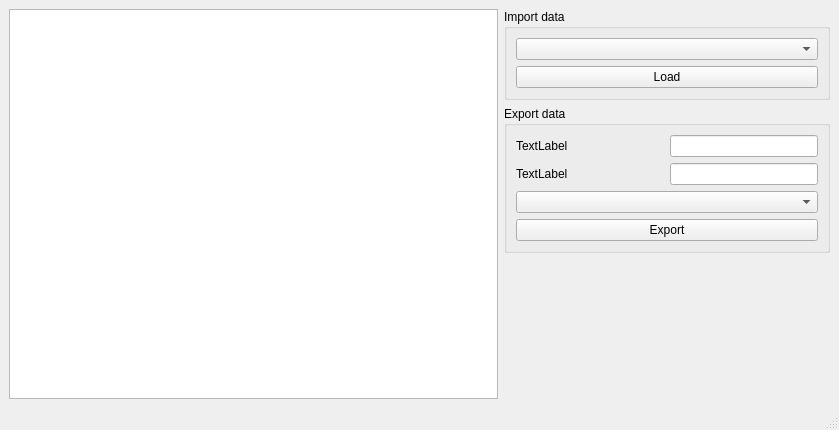
<?xml version="1.0" encoding="UTF-8"?>
<ui version="4.0">
 <class>MainWindow</class>
 <widget class="QMainWindow" name="MainWindow">
  <property name="geometry">
   <rect>
    <x>0</x>
    <y>0</y>
    <width>839</width>
    <height>430</height>
   </rect>
  </property>
  <property name="windowTitle">
   <string>Impedance data converter</string>
  </property>
  <widget class="QWidget" name="centralwidget">
   <layout class="QVBoxLayout" name="verticalLayout_2">
    <item>
     <layout class="QVBoxLayout" name="verticalLayout">
      <item>
       <layout class="QHBoxLayout" name="horizontalLayout" stretch="60,40">
        <item>
         <widget class="QListWidget" name="listWidget"/>
        </item>
        <item>
         <layout class="QVBoxLayout" name="verticalLayout_5">
          <item>
           <widget class="QGroupBox" name="groupBoxImport">
            <property name="title">
             <string>Import data</string>
            </property>
            <layout class="QVBoxLayout" name="verticalLayout_3">
             <item>
              <widget class="QComboBox" name="comboBoxImport"/>
             </item>
             <item>
              <widget class="QPushButton" name="pushButtonImport">
               <property name="text">
                <string>Load</string>
               </property>
              </widget>
             </item>
            </layout>
           </widget>
          </item>
          <item>
           <widget class="QGroupBox" name="groupBoxExport">
            <property name="title">
             <string>Export data</string>
            </property>
            <layout class="QVBoxLayout" name="verticalLayout_4">
             <item>
              <layout class="QGridLayout" name="gridLayout" rowstretch="50,50" columnstretch="50,50" rowminimumheight="0,0" columnminimumwidth="0,0">
               <property name="bottomMargin">
                <number>0</number>
               </property>
               <item row="1" column="0">
                <widget class="QLabel" name="label_2">
                 <property name="text">
                  <string>TextLabel</string>
                 </property>
                </widget>
               </item>
               <item row="0" column="0">
                <widget class="QLabel" name="label">
                 <property name="text">
                  <string>TextLabel</string>
                 </property>
                </widget>
               </item>
               <item row="1" column="1">
                <widget class="QLineEdit" name="lineEdit"/>
               </item>
               <item row="0" column="1">
                <widget class="QLineEdit" name="lineEdit_2"/>
               </item>
              </layout>
             </item>
             <item>
              <widget class="QComboBox" name="comboBoxExport"/>
             </item>
             <item>
              <widget class="QPushButton" name="pushButtonExport">
               <property name="text">
                <string>Export</string>
               </property>
              </widget>
             </item>
            </layout>
           </widget>
          </item>
          <item>
           <spacer name="verticalSpacer">
            <property name="orientation">
             <enum>Qt::Vertical</enum>
            </property>
            <property name="sizeHint" stdset="0">
             <size>
              <width>20</width>
              <height>40</height>
             </size>
            </property>
           </spacer>
          </item>
         </layout>
        </item>
       </layout>
      </item>
     </layout>
    </item>
   </layout>
  </widget>
  <widget class="QMenuBar" name="menubar">
   <property name="geometry">
    <rect>
     <x>0</x>
     <y>0</y>
     <width>839</width>
     <height>22</height>
    </rect>
   </property>
  </widget>
  <widget class="QStatusBar" name="statusbar"/>
 </widget>
 <resources/>
 <connections/>
</ui>
